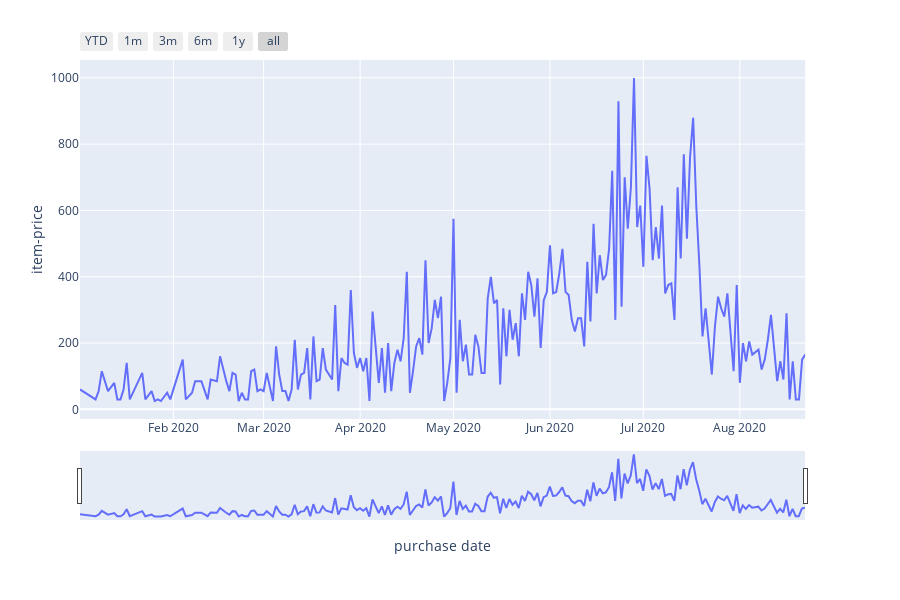

The code cell stored with this chart in its notebook:
### Code cell
fig.update_xaxes(
    rangeslider_visible=True,
    rangeselector=dict(
        buttons=list([
            dict(count=1, label="YTD", step="year", stepmode="todate"),
            dict(count=1, label="1m", step="month", stepmode="backward"),
            dict(count=3, label="3m", step="month", stepmode="backward"),
            dict(count=6, label="6m", step="month", stepmode="backward"),
            dict(count=1, label="1y", step="year", stepmode="backward"),
            dict(step="all")
        ])
    )
)

### Figure 1 — Plotly figure (JSON) as saved in the notebook; plotly's stock layout.template omitted (floating-point values rounded to 4 significant figures; data arrays with more than 128 entries replaced by an {"elided": "..."} marker saying what was removed)
{"data": [{"hoverlabel": {"namelength": 0}, "hovertemplate": "purchase date=%{x}<br>item-price=%{y}", "legendgroup": "", "line": {"color": "#636efa", "dash": "solid"}, "mode": "lines", "name": "", "showlegend": false, "type": "scatter", "x": {"elided": "212 str values"}, "xaxis": "x", "y": {"elided": "212 float values"}, "yaxis": "y"}], "layout": {"height": 600, "legend": {"tracegroupgap": 0}, "margin": {"t": 60}, "xaxis": {"anchor": "y", "domain": [0, 0.98], "rangeselector": {"buttons": [{"count": 1, "label": "YTD", "step": "year", "stepmode": "todate"}, {"count": 1, "label": "1m", "step": "month", "stepmode": "backward"}, {"count": 3, "label": "3m", "step": "month", "stepmode": "backward"}, {"count": 6, "label": "6m", "step": "month", "stepmode": "backward"}, {"count": 1, "label": "1y", "step": "year", "stepmode": "backward"}, {"step": "all"}]}, "rangeslider": {"visible": true}, "title": {"text": "purchase date"}}, "yaxis": {"anchor": "x", "domain": [0, 1], "title": {"text": "item-price"}}}}
